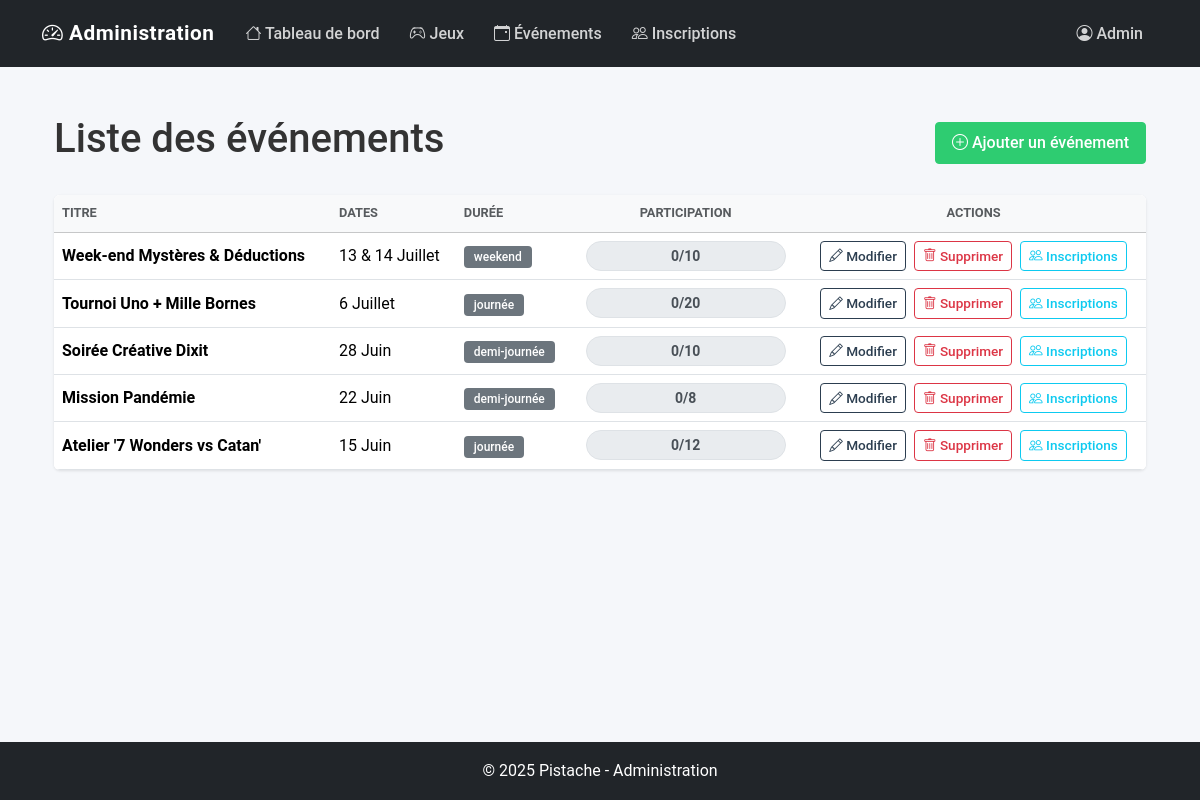
/admin/evenements/liste.php (signed in), run on the app's committed database.
### tables this page shows
CREATE TABLE evenement(
    id_evenement INT NOT NULL AUTO_INCREMENT,
    titre VARCHAR(100) NOT NULL,
    description TEXT NOT NULL,
    date_debut DATE NOT NULL,
    date_fin DATE NOT NULL,
    capacite_max INT NOT NULL,
    duree_type VARCHAR(50) NOT NULL,
    CONSTRAINT PK_EVENT PRIMARY KEY (id_evenement)
);

### includes/fonctions.php (called while the page is built, shortened)
<?php
if (!function_exists('formaterDateEvenement')) {
    function formaterDateEvenement($date_debut, $date_fin, $avec_le = false) {
        $mois = [
            1 => 'Janvier', 2 => 'Février', 3 => 'Mars', 4 => 'Avril',
            5 => 'Mai', 6 => 'Juin', 7 => 'Juillet', 8 => 'Août',
            9 => 'Septembre', 10 => 'Octobre', 11 => 'Novembre', 12 => 'Décembre'
        ];
        $debut = new DateTime($date_debut);
        $fin = new DateTime($date_fin);
        $prefixe = $avec_le ? "Le " : "";
        if ($debut->format('Y-m-d') === $fin->format('Y-m-d')) {
            return $prefixe . $debut->format('j') . " " . $mois[(int)$debut->format('n')];
        } else {
            $jour_debut = $debut->format('j');
            $jour_fin = $fin->format('j');
            $mois_fin = $mois[(int)$fin->format('n')];
            if ($debut->format('n') === $fin->format('n')) {
                return $prefixe . $jour_debut . " & " . $jour_fin . " " . $mois_fin;
            } else {
                return $prefixe . $jour_debut . " & " . $jour_fin . " " . $mois_fin;
            }
        }
    }
}

### admin/evenements/liste.php (the view, shortened to what this page needs)
<?php
require_once '../../includes/fonctions.php';
try {
    $conn = connexionBDD();
    $sql = "SELECT e.id_evenement, e.titre, e.date_debut, e.date_fin, e.capacite_max, e.duree_type,
                   COUNT(CASE WHEN i.status = 'validé' THEN 1 END) as nb_inscrits
            FROM evenement e
            LEFT JOIN inscription i ON e.id_evenement = i.id_evenement
            GROUP BY e.id_evenement
            ORDER BY e.date_debut DESC";
    $stmt = $conn->query($sql);
    $evenements = $stmt->fetchAll(PDO::FETCH_ASSOC);
} catch (PDOException $e) {
    $evenements = [];
    $message = "Erreur: " . $e->getMessage();
}
include_once '../includes/admin-header.php';
?>
    <div class="container mt-4">
        <div class="d-flex justify-content-between align-items-center mb-4">
            <h1>Liste des événements</h1>
            <a href="ajouter.php" class="btn btn-success">
                <i class="bi bi-plus-circle"></i> Ajouter un événement
            </a>
        </div>
        <?php if (empty($evenements)) : ?>
            <div class="alert alert-info">
                <i class="bi bi-info-circle"></i> Aucun événement disponible.
            </div>
        <?php else : ?>
            <div class="card">
                <div class="table-responsive">
                    <table class="table table-hover mb-0">
                        <thead class="table-light">
                        <tr>
                            <th class="fw-bold text-muted">TITRE</th>
                            <th class="fw-bold text-muted">DATES</th>
                            <th class="fw-bold text-muted">DURÉE</th>
                            <th class="fw-bold text-muted text-center">PARTICIPATION</th>
                            <th class="fw-bold text-muted text-center">ACTIONS</th>
                        </tr>
                        </thead>
                        <tbody>
                        <?php foreach ($evenements as $evenement) : ?>
                            <tr>
                                <td>
                                    <strong><?php echo htmlspecialchars($evenement['titre']); ?></strong>
                                </td>
                                <td>
                                    <?php echo formaterDateEvenement($evenement['date_debut'], $evenement['date_fin']); ?>
                                </td>
                                <td>
                                    <span class="badge bg-secondary"><?php echo htmlspecialchars($evenement['duree_type']); ?></span>
                                </td>
                                <td class="text-center">
                                    <div class="progress-bar-custom">
                                        <div class="progress-text">
                                            <?php echo $evenement['nb_inscrits']; ?>/<?php echo $evenement['capacite_max']; ?>
                                        </div>
                                    </div>
                                </td>
                                <td class="text-center">
                                    <a href="modifier.php?id=<?php echo $evenement['id_evenement']; ?>"
                                       class="btn btn-outline-primary btn-sm"
                                       style="margin-right: 4px;"
                                       title="Modifier">
                                        <i class="bi bi-pencil"></i> Modifier
                                    </a>
                                    <a href="supprimer.php?id=<?php echo $evenement['id_evenement']; ?>"
                                       class="btn btn-outline-danger btn-sm"
                                       style="margin-right: 4px;"
                                       onclick="return confirm('Êtes-vous sûr de vouloir supprimer cet événement ?');"
                                       title="Supprimer">
                                        <i class="bi bi-trash"></i> Supprimer
                                    </a>
                                    <a href="../inscriptions/liste.php?evenement=<?php echo $evenement['id_evenement']; ?>"
                                       class="btn btn-outline-info btn-sm" title="Voir les inscriptions">
                                        <i class="bi bi-people"></i> Inscriptions
                                    </a>
                                </td>
                            </tr>
                        <?php endforeach; ?>
                        </tbody>
                    </table>
                </div>
            </div>
        <?php endif; ?>
    </div>
<?php include_once '../includes/admin-footer.php'; ?>

### assets/css/admin.css (style rules this page uses)
:root { --admin-primary: #2c3e50; --admin-secondary: #34495e; --admin-accent: #27ae60; --admin-light: #ecf0f1; --admin-success: #2ecc71; --admin-danger: #e74c3c; --admin-warning: #f39c12; --admin-info: #3498db; --admin-text: #333; --admin-muted: #7f8c8d; --admin-border: #ddd; --admin-hover: #f5f5f5; --admin-bg: #f5f7fa; --admin-radius: 6px; --admin-padding: 15px; --admin-margin: 20px; --admin-transition: all 0.2s ease; --admin-shadow: 0 1px 3px rgba(0, 0, 0, 0.1); --admin-shadow-hover: 0 4px 6px rgba(0, 0, 0, 0.1); }
body { font-family: 'Roboto', -apple-system, BlinkMacSystemFont, 'Segoe UI', sans-serif; color: var(--admin-text); background-color: var(--admin-bg); line-height: 1.6; }
.card { border: none; border-radius: var(--admin-radius); box-shadow: var(--admin-shadow); margin-bottom: var(--admin-margin); transition: transform 0.2s, box-shadow 0.2s; background: white; }
.table { background-color: white; border-radius: var(--admin-radius); overflow: hidden; }
.table th { background-color: #f8f9fa; border-top: none; font-weight: 600; text-transform: uppercase; font-size: 0.8rem; color: var(--admin-muted); }
.table td { vertical-align: middle; }
.btn { border-radius: 4px; font-weight: 500; padding: 8px 16px; transition: var(--admin-transition); }
.btn-sm { padding: 4px 8px; font-size: 0.85rem; }
.btn-success { background-color: var(--admin-success); border-color: var(--admin-success); }
.btn-outline-primary { color: var(--admin-primary); border-color: var(--admin-primary); }
.badge { padding: 5px 10px; font-weight: 500; border-radius: 4px; }
.progress-bar-custom { height: 20px; background-color: #e9ecef; border-radius: 10px; border: 1px solid #dee2e6; position: relative; overflow: hidden; width: 200px; margin: 0 auto; }
.progress-text { position: absolute; top: 50%; left: 50%; transform: translate(-50%, -50%); font-size: 12px; font-weight: bold; color: #495057; z-index: 10; }

### admin/evenements/liste.php (style rules this page uses)
.progress-bar-custom { height: 30px; background-color: #e9ecef; border-radius: 15px; position: relative; overflow: hidden; width: 200px; margin: 0 auto; }
.progress-text { position: absolute; top: 50%; left: 50%; transform: translate(-50%, -50%); font-size: 14px; font-weight: bold; color: #495057; z-index: 10; }

### data on the page
evenement: titre "Week-end Mystères & Déductions", date_debut+date_fin "13 & 14 Juillet", duree_type "weekend", nb_inscrits "0", capacite_max "10"
evenement: titre "Tournoi Uno + Mille Bornes", date_debut+date_fin "6 Juillet", duree_type "journée", nb_inscrits "0", capacite_max "20"
evenement: titre "Soirée Créative Dixit", date_debut+date_fin "28 Juin", duree_type "demi-journée", nb_inscrits "0", capacite_max "10"
evenement: titre "Mission Pandémie", date_debut+date_fin "22 Juin", duree_type "demi-journée", nb_inscrits "0", capacite_max "8"
evenement: titre "Atelier '7 Wonders vs Catan'", date_debut+date_fin "15 Juin", duree_type "journée", nb_inscrits "0", capacite_max "12"
